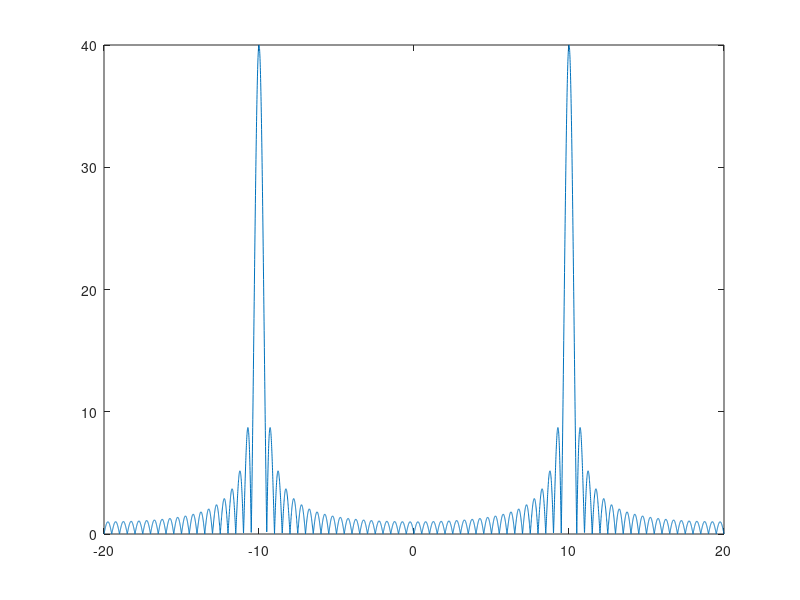

Write MATLAB code to recreate this figure.
clc; clear; close all;

f = 50;
fs = 40; % Aliasing

% f = 50;
% fs = 120; % No Aliasing

n = 0:(2*fs)-1;
x=sin(2*pi*f*(n/fs));

cnt=1;

% for OM = 0:0.001:pi;
for OM = -pi:0.001:pi;    
    tmp =0;
    
    for indx = 0:(2*fs)-1;
       tmp = tmp + x(indx+1)*exp(-j*OM*indx); 
    end
    X(cnt) = tmp;
    OM_V(cnt) = OM;
    cnt = cnt+1;
end

X_mag = abs(X);
freq = OM_V*fs/(2*pi);

plot(freq,X_mag)